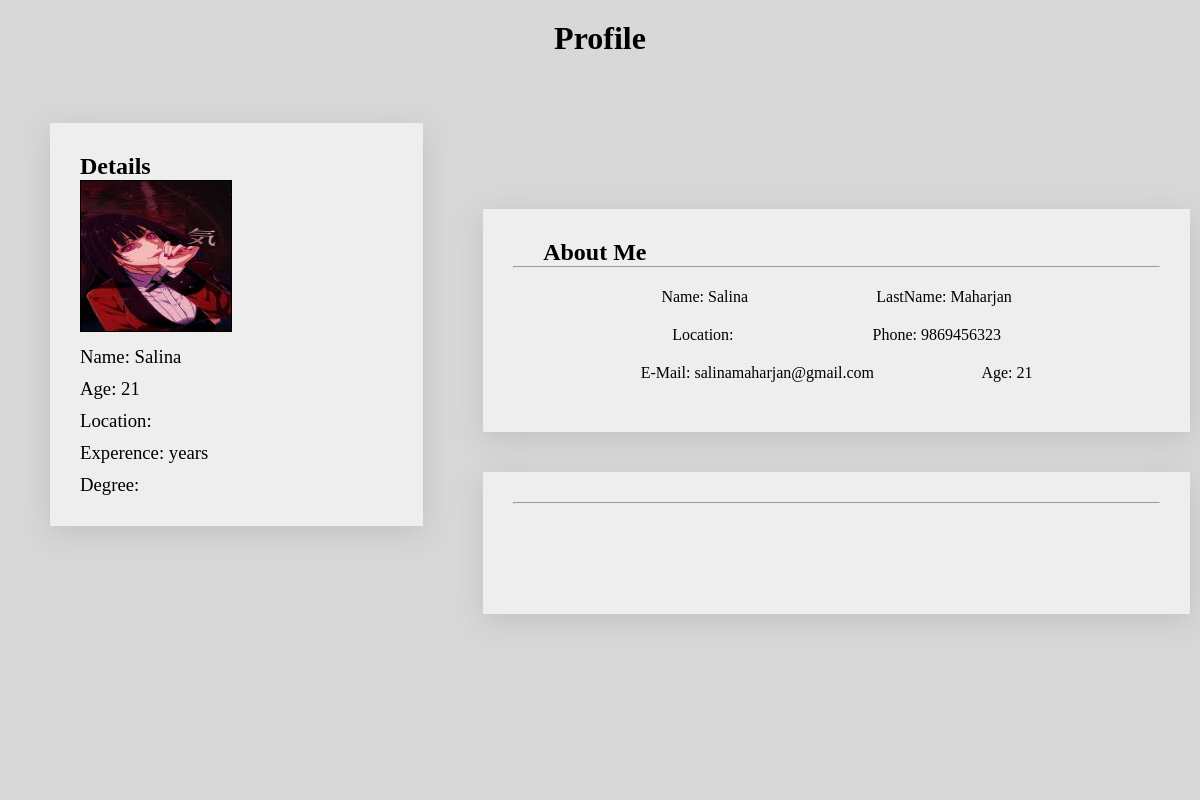
/Managersite/emplyee_view.php?eid=143 (signed in), run on the app's committed database.
### tables this page shows
CREATE TABLE `employee` (
  `eid` int(50) NOT NULL,
  `d_id` int(50) DEFAULT NULL,
  `emp_name` varchar(50) NOT NULL,
  `emp_email` varchar(50) NOT NULL,
  `emp_lastname` varchar(50) NOT NULL,
  `emp_phone` varchar(50) DEFAULT NULL,
  `e_pw` varchar(50) NOT NULL,
  `em_img` varchar(60) DEFAULT NULL,
  `location` varchar(50) DEFAULT NULL,
  `Age` tinyint(100) DEFAULT NULL,
  `Experence` varchar(50) DEFAULT NULL,
  `Degree` varchar(50) DEFAULT NULL,
  `Short-detail` varchar(50) DEFAULT NULL,
  `About-Your-Self` varchar(200) DEFAULT NULL
);

### Managersite/emplyee_view.php (the view, shortened to what this page needs)
<!DOCTYPE html>
<html lang="en">
<head>
</head>
<body>
    <?php
        if(isset($_SESSION['username']))
        {
            $conn = mysqli_connect("localhost","root","","workprogresstracker");
            $e_id =$_GET['eid'];
            $sql = "SELECT * FROM employee WHERE eid = $e_id";
            $result = mysqli_query($conn,$sql);
            $row = mysqli_fetch_assoc($result);
    ?>
    <main id="blur_bg">
        <header>
            <h1>Profile</h1>
        </header>
        <aside>
            <div class="card">
                <h1> Details </h1>
                <img src="uploads/<?php echo $row['em_img'];?>" alt="profile" height="150px" width="150px">
                <div><h3>Name: <?php echo $row['emp_name'];?></h3></div>
                <div><h3>Age: <?php echo $row['Age'];?></h3></div>
                <div><h3>Location: <?php echo isset($row['location']) ? $row['location'] : 'no location'; ?></h3></div>
                <div><h3>Experence: <?php echo isset($row['Experence']) ? $row['Experence']."years" :'-'; ?></h3></div>
                <div><h3>Degree: <?php echo isset($row['Degree']) ? $row['Degree']: "-";?></h3></div>
            </div>
        </aside>
        <article>
        <div class="card">
           <h2>About Me</h2>
           <hr>
               <div class="flex-box">
                    <h4>Name:  <?php echo $row['emp_name'];?></h4>
                   <h4>LastName:  <?php echo $row['emp_lastname'];?></h4>
                </div >
                <div class="flex-box">
                <h4>Location:  <?php echo $row['location'];?></h4>
                    <h4>Phone:  <?php echo $row['emp_phone'];?></h4>
                </div>
                <div class="flex-box">
                    <h4>E-Mail:  <?php echo $row['emp_email'];?></h4>
                    <h4>Age:  <?php echo $row['Age'];?></h4>
                </div>
        </div>
        <div class="card spacingtop">
        <hr>
        <div class="card" style="box-shadow: none;">
        </div>
        </div>
        </article>
        <footer>
        </footer>
    </main>
    <?php
        }
        else {
                echo "";
        }?>
</body>
</html>

### Managersite/emplyee_view.php (style rules this page uses)
* { margin: 0; padding: 0; }
body { background-color: #D8D8D8; }
main { display: grid; background-color: #D8D8D8; width: 100%; height: 100vh; grid-template-areas: "head head head " "side content content" "foot foot foot"; grid-template-rows: 73px auto 50px; }
img { border: 1px solid black; }
header { grid-area: head; background-color: #D8D8D8; height: 60px; padding: 20px; text-align: center; }
article { grid-area: content; background-color: #D8D8D8; margin-block: auto; }
article h2 { margin-left: 30px; }
aside { grid-area: side; background-color: #D8D8D8; padding: 40px; }
footer { grid-area: foot; background-color: #D8D8D8; }
.card { margin: 10px; padding: 30px; background-color: #EEEEEE; box-shadow: rgba(100, 100, 111, 0.2) 0px 7px 29px 0px; }
h3 { margin-top: 10px; font-weight: 100; }
h4 { font-weight: 100; }
.flex-box { display: flex; justify-content: space-evenly; align-content: center; flex-wrap: wrap; margin: 20px; }
.spacingtop { margin-top: 40px; }

### data on the page
employee: em_img (picture), emp_name "Salina", Age "21", emp_lastname "Maharjan", emp_phone "9869456323", emp_email "salinamaharjan@gmail.com"
